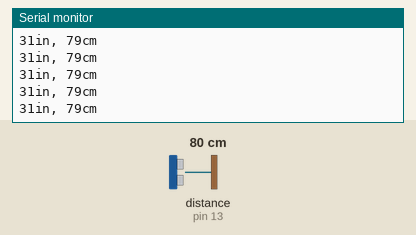
Simulated run of this sketch. Board: Arduino Uno, built with avr-gcc and run on an emulated ATmega328P. On the bench: the last lines printed to the serial monitor. Wiring (inferred from the names in the program): ultrasonic range finder: trigger pin 12; echo pin 13. Inputs (shaded band) come from the test bench; at power-on: distance to the obstacle (sensor on pin 13) 80 cm. The echo pulse lasts 58.3 µs per cm.

Above: at 1.2 s.
1.3 s: distance to the obstacle (sensor on pin 13) set to 4 cm
At 1.35 s:
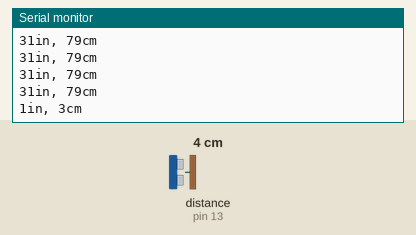
4.3 s: distance to the obstacle (sensor on pin 13) set to 2 cm
At 4.31 s:
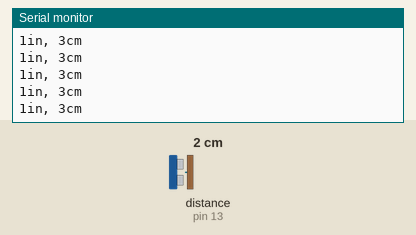
Timing chart, 0 to 7.3 s (numbered marks = the images above; inputs shaded):
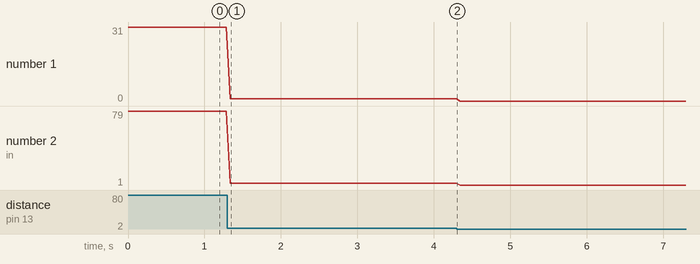

The sketch:

lesson_6.1.ino
```cpp
/*
  Keyestudio Mini Tank Robot V3 (Popular Edition)
  lesson 6.1
  Ultrasonic sensor
  http://www.keyestudio.com
*/
int trigPin = 12;    // Pin Trig attaches to 12
int echoPin = 13;    //Pin Echo attaches to 13
long duration, cm, inches;
void setup() {
  //Serial Port begin
  Serial.begin (9600);//Set the baud rate to 9600
  //Define input and output
  pinMode(trigPin, OUTPUT);
  pinMode(echoPin, INPUT);
}
void loop() {
  //Pre-given a short low pulse to ensure a clean high pulse
  digitalWrite(trigPin, LOW);
  delayMicroseconds(2);
  digitalWrite(trigPin, HIGH);//At least give 10us high level trigger
  delayMicroseconds(10);
  digitalWrite(trigPin, LOW);
  // The time in high level equals the time gap between the transmission and the return of the ultrasonic sound
  duration = pulseIn(echoPin, HIGH);
  // Translate into distance
  cm = (duration / 2) / 29.1;   // convert to centimeters
  inches = (duration / 2) / 74; //  Convert to inch
  //serial port prints out
  Serial.print(inches);
  Serial.print("in, ");
  Serial.print(cm);
  Serial.print("cm");
  Serial.println();
  delay(50);
}
//****************************************************************
```

Measured:
- after the input at 1.3 s, the serial monitor: prints a new line at once (image 1)
- plotted number 1: 31 → 1 after the input at 1.3 s, 1 → 0 after the input at 4.3 s
- plotted number 2: 79 → 3 after the input at 1.3 s
